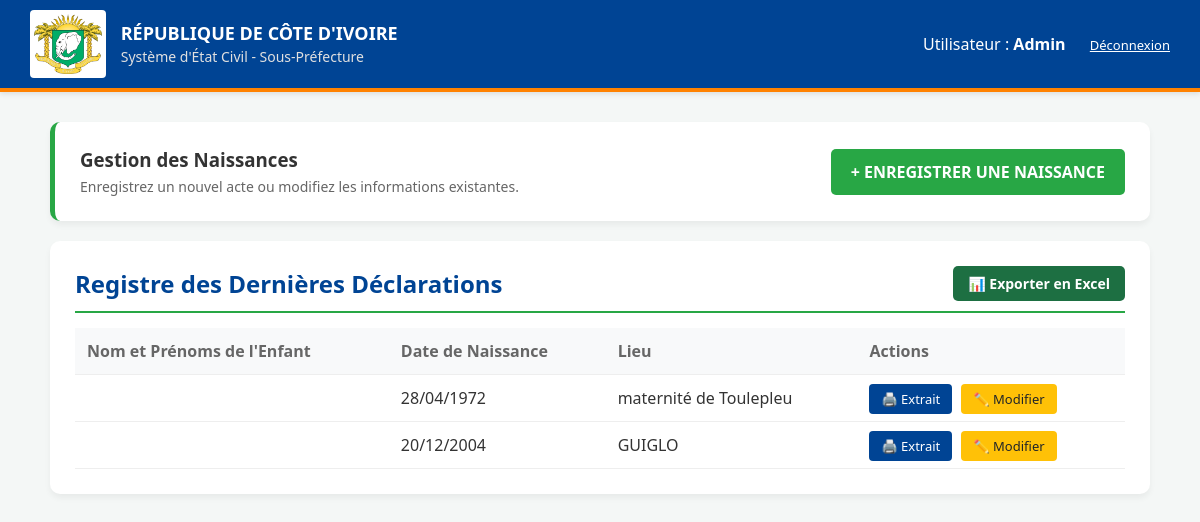
/dashboard/ (signed in), run on an earlier commit of the app's database.
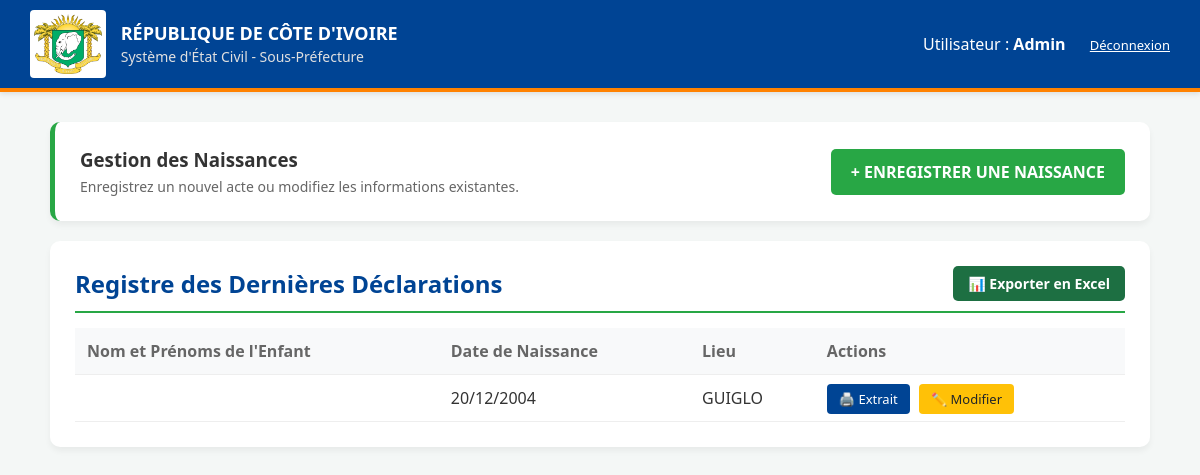
And on a later commit of the database.
### registre/models.py (models this page shows, shortened)
class ActeNaissance(models.Model):
    structure = models.ForeignKey('Structure', on_delete=models.CASCADE, null=True, blank=True, verbose_name="Structure d'état civil")
    numero_registre = models.CharField(max_length=50, verbose_name="N° de l'acte")
    annee_registre = models.CharField(max_length=4, verbose_name="Année du registre")
    date_declaration = models.DateField(verbose_name="Date de déclaration", null=True, blank=True)
    nom_enfant = models.CharField(max_length=150, verbose_name="Nom de l'enfant")
    prenoms_enfant = models.CharField(max_length=200, verbose_name="Prénoms de l'enfant")
    sexe = models.CharField(max_length=10, choices=[('M', 'Masculin'), ('F', 'Féminin')], verbose_name="Sexe")
    date_naissance = models.DateField(verbose_name="Date de naissance", null=True, blank=True)
    heure_naissance = models.TimeField(verbose_name="Heure de naissance", null=True, blank=True)
    lieu_naissance = models.CharField(max_length=200, verbose_name="Lieu de naissance")
    nom_pere = models.CharField(max_length=200, verbose_name="Nom et prénoms du père", blank=True, null=True)
    date_naissance_pere = models.CharField(max_length=150, verbose_name="Né le/vers (Père)", blank=True, null=True)
    profession_pere = models.CharField(max_length=150, verbose_name="Profession du père", blank=True, null=True)
    domicile_pere = models.CharField(max_length=200, verbose_name="Domicilié à (Père)", blank=True, null=True)
    nationalite_pere = models.CharField(max_length=100, verbose_name="Nationalité du père", default="Ivoirienne", blank=True, null=True)
    nom_mere = models.CharField(max_length=200, verbose_name="Nom et prénoms de la mère", blank=True, null=True)
    date_naissance_mere = models.CharField(max_length=150, verbose_name="Née le/vers (Mère)", blank=True, null=True)
    profession_mere = models.CharField(max_length=150, verbose_name="Profession de la mère", blank=True, null=True)
    domicile_mere = models.CharField(max_length=200, verbose_name="Domiciliée à (Mère)", blank=True, null=True)
    nationalite_mere = models.CharField(max_length=100, verbose_name="Nationalité de la mère", default="Ivoirienne", blank=True, null=True)
    date_mariage = models.CharField(max_length=150, verbose_name="Date de mariage", blank=True, null=True)
    conjoint_mariage = models.CharField(max_length=200, verbose_name="Conjoint(e)", blank=True, null=True)
    dissolution_mariage = models.CharField(max_length=150, verbose_name="Date de dissolution du mariage", blank=True, null=True)
    date_deces = models.CharField(max_length=150, verbose_name="Date de décès", blank=True, null=True)
    lieu_deces = models.CharField(max_length=200, verbose_name="Lieu de décès", blank=True, null=True)
    transcription_justice = models.TextField(verbose_name="Transcription de décision de justice", blank=True, null=True)
    nom_sous_prefet = models.CharField(max_length=150, verbose_name="Nom et Prénoms du Sous-préfet", blank=True, null=True, help_text="Ex: TRA Bi Bah Albert")
    class Meta:
        verbose_name = "Acte de Naissance"
        verbose_name_plural = "Actes de Naissance"

### registre/views.py (the view)
# urls.py: path('dashboard/', views.dashboard, name='dashboard'),
@login_required
def dashboard(request):
    actes = ActeNaissance.objects.all().order_by('-date_declaration')
    return render(request, 'registre/dashboard.html', {'actes': actes})

### registre/context_processors.py (called while the page is built)
def infos_structure(request):
    try:
        structure = Structure.objects.first()
        if structure and structure.sous_prefecture:
            nom = f"Sous-Préfecture de {structure.sous_prefecture}"
        else:
            nom = "Sous-Préfecture"
    except Exception:
        nom = "Sous-Préfecture"
    return {'nom_structure_dynamique': nom}

### registre/templates/registre/dashboard.html (shortened to what this page needs)
{% load static %}
<!DOCTYPE html>
<html lang="fr">
<head>
</head>
<body>
    <nav class="navbar">
        <div class="nav-brand">
            <img src="{% static 'registre/logo.png' %}" alt="Armoiries CI" class="logo-nav">
            <div>
                <span style="font-weight: bold; font-size: 18px; display: block;">RÉPUBLIQUE DE CÔTE D'IVOIRE</span>
                <span style="font-size: 14px; color: #e0e0e0;">Système d'État Civil - Sous-Préfecture</span>
            </div>
        </div>
        <div>
            <span>Utilisateur : <strong>{{ user.username }}</strong></span>
            <a href="{% url 'logout' %}" style="color: white; margin-left: 20px; font-size: 13px;">Déconnexion</a>
        </div>
    </nav>
    <div class="container">
        <div class="card" style="display: flex; justify-content: space-between; align-items: center; border-left: 5px solid #28a745;">
            <div>
                <h3 style="margin: 0;">Gestion des Naissances</h3>
                <p style="margin: 5px 0 0 0; color: #666; font-size: 14px;">Enregistrez un nouvel acte ou modifiez les informations existantes.</p>
            </div>
            <a href="{% url 'ajouter_acte' %}" class="btn-add">+ ENREGISTRER UNE NAISSANCE</a>
        </div>
        <div class="card">
            <div class="table-header-box">
                <h2>Registre des Dernières Déclarations</h2>
                <a href="{% url 'exporter_actes' %}" class="btn-export">📊 Exporter en Excel</a>
            </div>
            <table>
                <thead>
                    <tr>
                        <th>Nom et Prénoms de l'Enfant</th>
                        <th>Date de Naissance</th>
                        <th>Lieu</th>
                        <th>Actions</th>
                    </tr>
                </thead>
                <tbody>
                    {% for acte in actes %}
                    <tr>
                        <td><strong>{{ acte.nom_complet_officiel|upper }}</strong></td>
                        <td>{{ acte.date_naissance|date:"d/m/Y" }}</td>
                        <td>{{ acte.lieu_naissance }}</td>
                        <td>
                            <a href="{% url 'voir_extrait' acte.pk %}" class="btn-view">🖨️ Extrait</a>
                            <a href="{% url 'modifier_acte' acte.pk %}" class="btn-edit">✏️ Modifier</a>
                        </td>
                    </tr>
                    {% empty %}
                    <tr>
                        <td colspan="4" style="text-align: center; color: #999; padding: 40px;">
                            Aucun acte n'est encore enregistré dans le système.
                        </td>
                    </tr>
                    {% endfor %}
                </tbody>
            </table>
        </div>
    </div>
</body>
</html>

### registre/templates/registre/dashboard.html (style rules this page uses)
body { font-family: 'Segoe UI', Tahoma, Geneva, Verdana, sans-serif; margin: 0; background-color: #f4f7f6; color: #333; }
.navbar { background: #004494; color: white; padding: 10px 30px; display: flex; justify-content: space-between; align-items: center; box-shadow: 0 2px 5px rgba(0,0,0,0.1); border-bottom: 4px solid #ff8200; }
.nav-brand { display: flex; align-items: center; gap: 15px; }
.logo-nav { height: 60px; width: auto; background-color: white; border-radius: 4px; padding: 4px; }
.container { padding: 30px; max-width: 1100px; margin: auto; }
.card { background: white; padding: 25px; border-radius: 10px; box-shadow: 0 4px 6px rgba(0,0,0,0.05); margin-bottom: 20px; }
h2 { color: #004494; margin-top: 0; margin-bottom: 0; }
.table-header-box { display: flex; justify-content: space-between; align-items: center; border-bottom: 2px solid #28a745; padding-bottom: 10px; margin-bottom: 15px; }
table { width: 100%; border-collapse: collapse; margin-top: 15px; }
th, td { padding: 12px; text-align: left; border-bottom: 1px solid #eee; }
th { background-color: #f8f9fa; color: #666; font-weight: 600; }
.btn-add { background: #28a745; color: white; padding: 12px 20px; text-decoration: none; border-radius: 5px; font-weight: bold; display: inline-block; transition: 0.3s; }
.btn-export { background: #1d6f42; color: white; padding: 8px 15px; text-decoration: none; border-radius: 5px; font-weight: bold; font-size: 14px; display: inline-flex; align-items: center; transition: 0.3s; }
.btn-view { background: #004494; color: white; padding: 6px 12px; text-decoration: none; border-radius: 4px; font-size: 13px; }
.btn-edit { background: #ffc107; color: #212529; padding: 6px 12px; text-decoration: none; border-radius: 4px; font-size: 13px; margin-left: 5px; }

What changed in the data, as far as the page shows it:
removed ActeNaissance: date_naissance "28/04/1972", lieu_naissance "maternité de Toulepleu"
